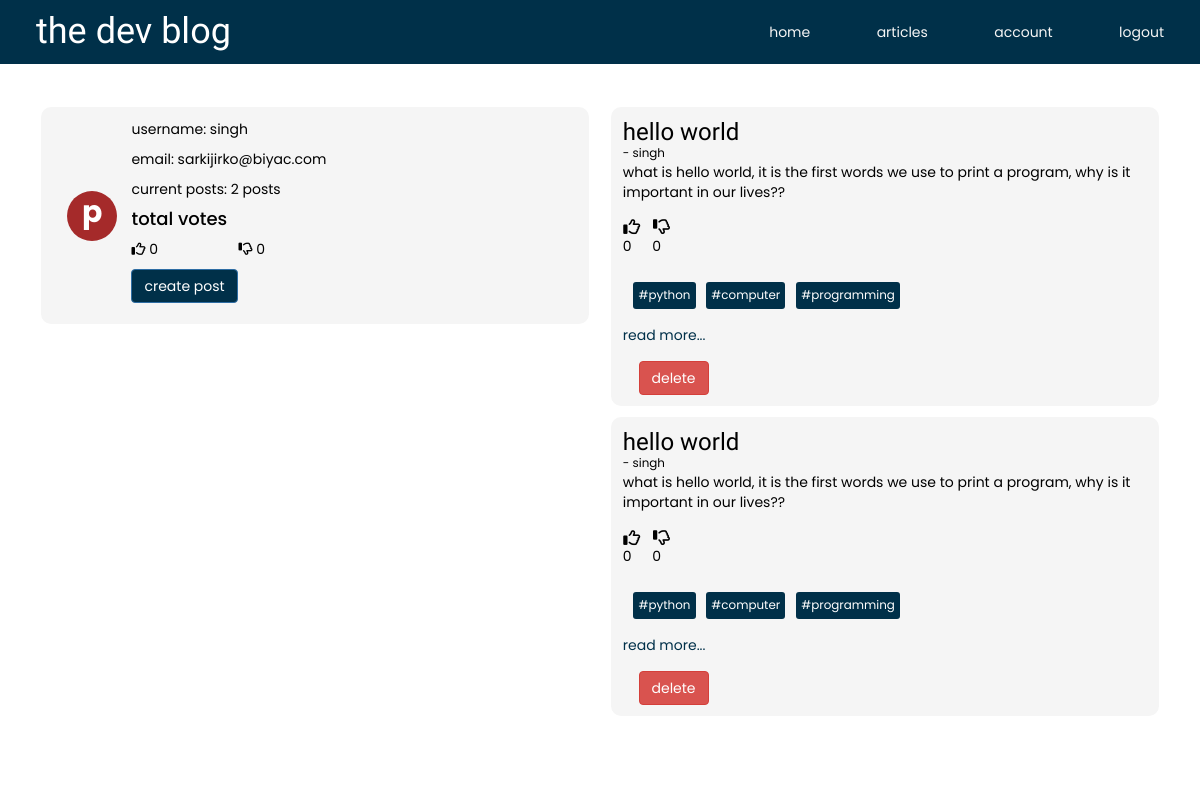
Page /account (signed in) on the earlier database version.
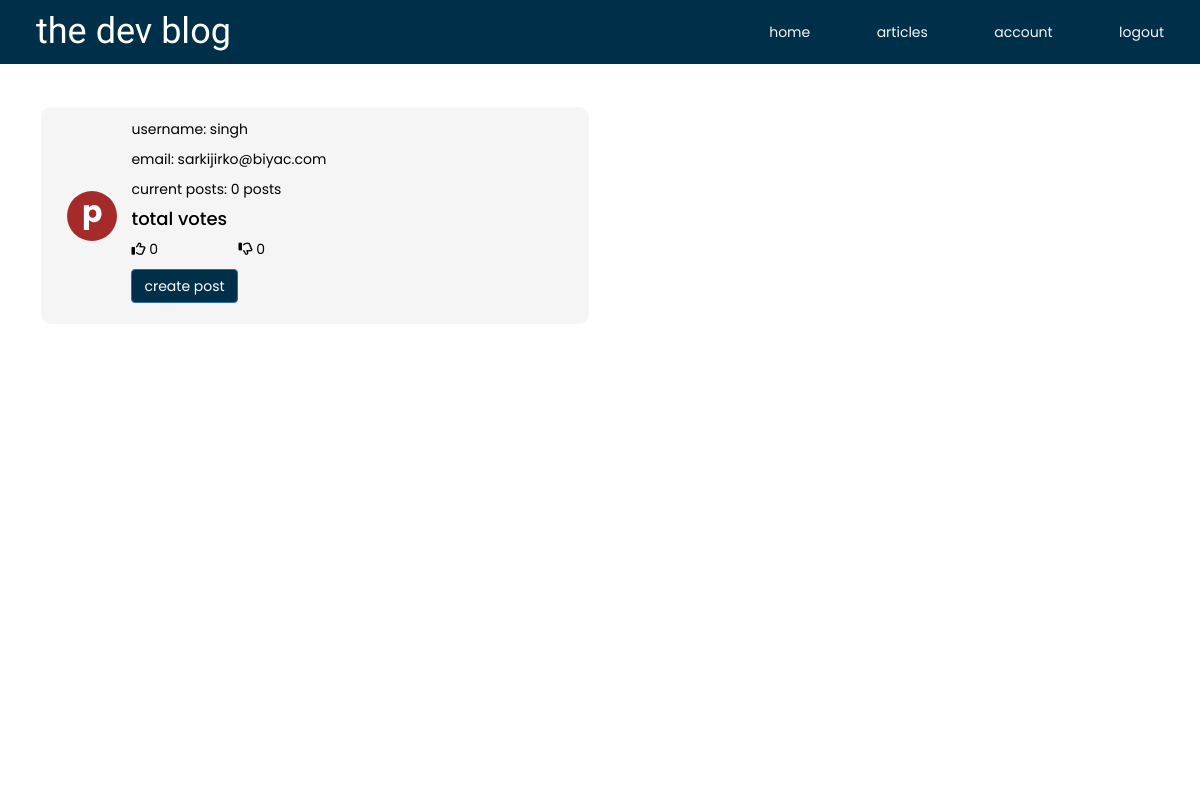
Same page on the later database version.
### app/models.py (models this page shows)
class User(db.Model, UserMixin):
    __tablename__ = 'users'
    id = db.Column(db.Integer, primary_key=True)
    username = db.Column(db.String(30), nullable=False)
    email = db.Column(db.String(30), nullable=False)
    password = db.Column(db.String(100), nullable=False)
    posts = db.relationship('Post', backref='user', lazy=True)

class Post(db.Model):
    __tablename__ = 'posts'
    id = db.Column(db.Integer, primary_key=True)
    title = db.Column(db.String(60), nullable=False)
    content = db.Column(db.Text, nullable=False)
    '''
    tags will actually be a list, but since we can't store lists in the database,
    we will serialize it and store it as a string and when we retrieve, we will
    deserialize it into a list
    '''
    tags = db.Column(db.String(200), nullable=False)
    upvotes = db.Column(db.Integer, nullable=False)
    downvotes = db.Column(db.Integer, nullable=False)
    user_id = db.Column(db.Integer, db.ForeignKey('users.id'))

### app/views.py (the view)
@app.route('/account')
@login_required
def get_account():
    user = User.query.filter_by(username=current_user.username).first()
    all_posts = user.posts
    total_upvote_count = 0
    total_downvote_count = 0
    for post in all_posts:
        post.tags = ast.literal_eval(post.tags)
        total_upvote_count += post.upvotes
        total_downvote_count += post.downvotes
    print(total_upvote_count)
    print(total_downvote_count)
    return render_template('account.html', posts=all_posts, upvotes=total_upvote_count, downvotes=total_downvote_count)

### app/models.py (called while the page is built)
@login_manager.user_loader
def load_user(user_id):
    return User.query.get(int(user_id))

### app/templates/account.html (shortened to what this page needs)
{% extends 'layout.html' %}
{% import 'macros.html' as macro %}
{% block content %}
<main class="container">
    <section class="account-container">
        <div class="card">
            <div class="img-container">
                <div class="img">
                    <p>p</p>
                </div>
            </div>
            <div class="profile-desc">
                <p>username: {{ current_user.username }}</p>
                <p>email: {{ current_user.email }}</p>
                <p>current posts: {{ posts | count }} posts</p>
                <h4>total votes</h4>
                <div class="votes">
                    <p>
                        <i class="far fa-thumbs-up"></i>
                        {{ upvotes }}
                    </p>
                    <p>
                        <i class="far fa-thumbs-down"></i>
                        {{ downvotes }}
                    </p>
                </div>
                <div class="action-btns">
                    <a class="btn btn-primary" href="/create">create post</a>
                </div>
            </div>
        </div>
        <div class="posts">
            {% for post in posts %}
                {{ macro.render_article(post.id, post.title, current_user.username ,post.content, post.upvotes, post.downvotes, post.tags, 'true') }}
            {% endfor %}
        </div>
    </section>
</main>
{% endblock %}

### app/templates/layout.html (shortened to what this page needs)
{% extends 'bootstrap/base.html' %}
{% block styles %}
{{ super() }}
<link rel="stylesheet" href="{{ url_for('static', filename='style.css') }}">
<link rel="stylesheet" href="https://cdnjs.cloudflare.com/ajax/libs/font-awesome/6.0.0-beta2/css/all.min.css" />
{% endblock %}

### app/templates/macros.html
{% macro  render_article(post_id, title, username, content, upvotes, downvotes, tags, deleteBtn='false') %}
<div class="card" id="post-{{ post_id }}">
    <h3>{{ title }}</h3>
    <small>- {{ username }}</small>
    <p>
       {{ content }}
    </p>
    <div class="vote-btns">
        <p>
            <i class="far fa-thumbs-up"></i>
            <span class="upvote-count">{{ upvotes }}</span>
        </p>
        <p>
            <i class="far fa-thumbs-down"></i>
            <span class="downvote-count">{{ downvotes }}</span>
        </p>
    </div>
    <div class="tags">
        {% for tag in tags %}
            <small>#{{ tag }}</small>
        {% endfor %}
    </div>
    <div class="see-more">
        <a href="/full-post/{{ post_id }}" >read more...</a>
    </div>
    {% if deleteBtn == 'true' %}
        <a href="/delete/{{ post_id }}" id="delete-btn" class="btn btn-danger">delete</a>
    {% endif %}
</div>
{% endmacro %}

### app/templates/header.html
<header>
    <h1>the dev blog</h1>
    <nav>
        <a href="/">home</a>
        <a href="/articles">articles</a>
        <a href="/account">account</a>
        {% if current_user.is_authenticated %}
            <a href="/logout">logout</a>
        {% else %}
            <a href="/login">login</a>
            <a href="/register" class="btn btn-primary">sign up</a>
        {% endif %}
    </nav>
</header>

### app/static/style.css (style rules this page uses)
:root { --header-font: 'Philosopher', sans-serif; --text-font: 'Poppins', sans-serif; --bg-color: #003049; }
* { margin: 0; padding: 0; box-sizing: border-box; font-family: var(--text-font); }
h1, h2, h3 { font-family: var(--header-font); margin: 0; }
a { color: var(--bg-color); }
header { display: flex; align-items: center; justify-content: space-between; padding: 1% 3%; background-color: var(--bg-color); color: white; position: fixed; top: 0; left: 0; width: 100%; }
header nav { width: 35%; display: flex; align-items: center; justify-content: space-between; }
header nav a { color: whitesmoke; }
main.container { margin-top: 8%; }
.img-container { position: relative; }
.btn-primary { background-color: var(--bg-color); }
.card { padding: 2%; background-color: whitesmoke; border-radius: 10px; margin: 2%; color: black; }
.account-container { display: grid; grid-template-columns: 1fr 1fr; }
.account-container > .card { display: grid; grid-template-columns: 15% 85%; height: max-content; }
.account-container .card .img-container { display: grid; place-items: center; }
.account-container .card .img { width: 50px; height: 50px; border-radius: 50%; background-color: brown; color: white; text-align: center; font-weight: bold; display: grid; place-items: center; font-size: 30px; }
.account-container .posts { height: calc(100vh - 120px); overflow-y: scroll; }
.profile-desc .votes { display: flex; width: 30%; align-items: center; justify-content: space-between; }

Differences in the rows shown:
removed Post: title "hello world", {{ username }} "singh", content "what is hello world, it is the first words we use to print a program, why is it important in our lives??", upvotes "0", downvotes "0", tags "python" "computer" "programming"
removed Post: title "hello world", {{ username }} "singh", content "what is hello world, it is the first words we use to print a program, why is it important in our lives??", upvotes "0", downvotes "0", tags "python" "computer" "programming"
Other differences:
{{ posts | count }}: "2" → "0"
